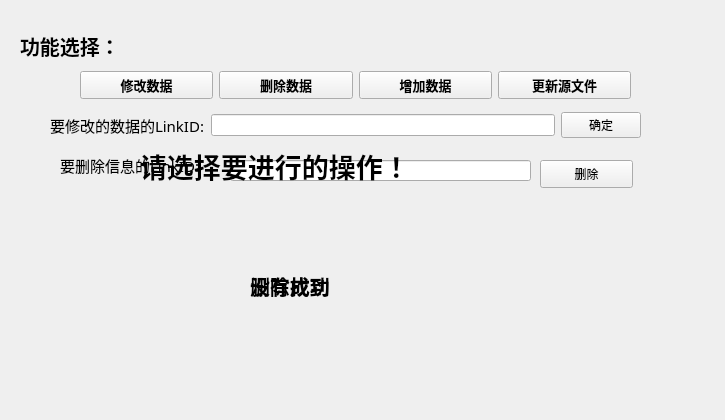
<?xml version="1.0" encoding="UTF-8"?>
<ui version="4.0">
 <class>RenewWidget</class>
 <widget class="QWidget" name="RenewWidget">
  <property name="geometry">
   <rect>
    <x>0</x>
    <y>0</y>
    <width>725</width>
    <height>420</height>
   </rect>
  </property>
  <property name="windowTitle">
   <string>Form</string>
  </property>
  <widget class="QLabel" name="LabelSelect">
   <property name="geometry">
    <rect>
     <x>20</x>
     <y>20</y>
     <width>141</width>
     <height>51</height>
    </rect>
   </property>
   <property name="font">
    <font>
     <pointsize>15</pointsize>
     <weight>75</weight>
     <bold>true</bold>
    </font>
   </property>
   <property name="text">
    <string>功能选择：</string>
   </property>
  </widget>
  <widget class="QWidget" name="widget" native="true">
   <property name="geometry">
    <rect>
     <x>80</x>
     <y>60</y>
     <width>551</width>
     <height>51</height>
    </rect>
   </property>
   <layout class="QHBoxLayout" name="horizontalLayout">
    <item>
     <widget class="QPushButton" name="BtnChange">
      <property name="font">
       <font>
        <pointsize>10</pointsize>
        <weight>75</weight>
        <bold>true</bold>
       </font>
      </property>
      <property name="text">
       <string>修改数据</string>
      </property>
     </widget>
    </item>
    <item>
     <widget class="QPushButton" name="BtnDelete">
      <property name="font">
       <font>
        <pointsize>10</pointsize>
        <weight>75</weight>
        <bold>true</bold>
       </font>
      </property>
      <property name="text">
       <string>删除数据</string>
      </property>
     </widget>
    </item>
    <item>
     <widget class="QPushButton" name="BtnAdd">
      <property name="font">
       <font>
        <pointsize>10</pointsize>
        <weight>75</weight>
        <bold>true</bold>
       </font>
      </property>
      <property name="text">
       <string>增加数据</string>
      </property>
     </widget>
    </item>
    <item>
     <widget class="QPushButton" name="BtnSource">
      <property name="font">
       <font>
        <pointsize>10</pointsize>
        <weight>75</weight>
        <bold>true</bold>
       </font>
      </property>
      <property name="text">
       <string>更新源文件</string>
      </property>
     </widget>
    </item>
   </layout>
  </widget>
  <widget class="QWidget" name="DeleteWidget" native="true">
   <property name="geometry">
    <rect>
     <x>50</x>
     <y>140</y>
     <width>591</width>
     <height>191</height>
    </rect>
   </property>
   <widget class="QLabel" name="LabelDelete">
    <property name="geometry">
     <rect>
      <x>10</x>
      <y>10</y>
      <width>161</width>
      <height>31</height>
     </rect>
    </property>
    <property name="font">
     <font>
      <family>方正姚体</family>
      <pointsize>11</pointsize>
     </font>
    </property>
    <property name="text">
     <string>要删除信息的LinkID:</string>
    </property>
   </widget>
   <widget class="QLineEdit" name="LineDelete">
    <property name="geometry">
     <rect>
      <x>180</x>
      <y>20</y>
      <width>301</width>
      <height>21</height>
     </rect>
    </property>
   </widget>
   <widget class="QPushButton" name="BtnForDelete">
    <property name="geometry">
     <rect>
      <x>490</x>
      <y>20</y>
      <width>93</width>
      <height>28</height>
     </rect>
    </property>
    <property name="text">
     <string>删除</string>
    </property>
   </widget>
   <widget class="QLabel" name="LabelSuccess">
    <property name="geometry">
     <rect>
      <x>200</x>
      <y>120</y>
      <width>121</width>
      <height>51</height>
     </rect>
    </property>
    <property name="font">
     <font>
      <family>楷体</family>
      <pointsize>15</pointsize>
      <weight>75</weight>
      <bold>true</bold>
     </font>
    </property>
    <property name="text">
     <string>删除成功</string>
    </property>
   </widget>
   <widget class="QLabel" name="LabelFail">
    <property name="geometry">
     <rect>
      <x>200</x>
      <y>120</y>
      <width>121</width>
      <height>51</height>
     </rect>
    </property>
    <property name="font">
     <font>
      <family>楷体</family>
      <pointsize>15</pointsize>
      <weight>75</weight>
      <bold>true</bold>
     </font>
    </property>
    <property name="text">
     <string>没有找到</string>
    </property>
   </widget>
  </widget>
  <widget class="QLabel" name="LabelWelcome">
   <property name="geometry">
    <rect>
     <x>140</x>
     <y>130</y>
     <width>321</width>
     <height>71</height>
    </rect>
   </property>
   <property name="font">
    <font>
     <family>楷体</family>
     <pointsize>20</pointsize>
     <weight>75</weight>
     <bold>true</bold>
    </font>
   </property>
   <property name="text">
    <string>请选择要进行的操作！</string>
   </property>
  </widget>
  <widget class="GetData" name="NewWidget" native="true">
   <property name="geometry">
    <rect>
     <x>40</x>
     <y>160</y>
     <width>605</width>
     <height>251</height>
    </rect>
   </property>
  </widget>
  <widget class="QWidget" name="ChangeWidget" native="true">
   <property name="geometry">
    <rect>
     <x>50</x>
     <y>100</y>
     <width>591</width>
     <height>50</height>
    </rect>
   </property>
   <layout class="QHBoxLayout" name="horizontalLayout_2">
    <item>
     <widget class="QLabel" name="label">
      <property name="font">
       <font>
        <family>方正姚体</family>
        <pointsize>11</pointsize>
       </font>
      </property>
      <property name="text">
       <string>要修改的数据的LinkID:</string>
      </property>
     </widget>
    </item>
    <item>
     <widget class="QLineEdit" name="lineEdit"/>
    </item>
    <item>
     <widget class="QPushButton" name="BtnChang">
      <property name="text">
       <string>确定</string>
      </property>
     </widget>
    </item>
   </layout>
  </widget>
 </widget>
 <customwidgets>
  <customwidget>
   <class>GetData</class>
   <extends>QWidget</extends>
   <header location="global">getdata.h</header>
   <container>1</container>
  </customwidget>
 </customwidgets>
 <resources/>
 <connections/>
</ui>
